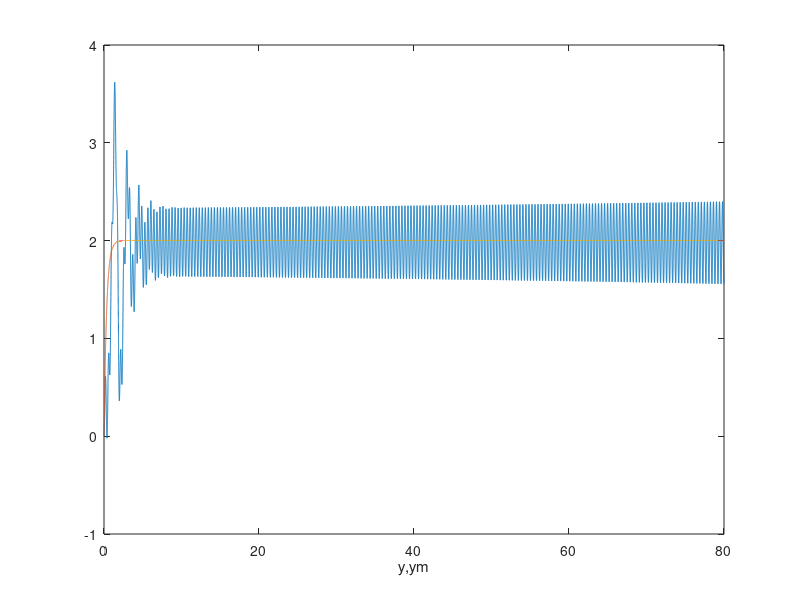
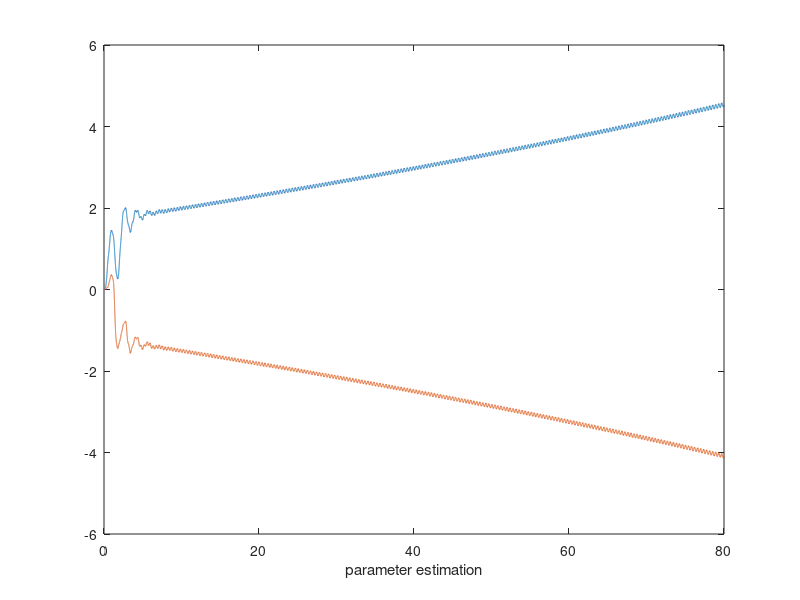

These charts were generated, in order, by the following MATLAB code:
%Example 8.7
%Model reference adaptive control
%Rohrs's example
%Tien 2002.01.18

close all
clear all

%sampling time
tmax=80;
dt=0.001;
n=round(tmax/dt);

%reference data
for i=1:n
   t(i)=(i-1)*dt;
   r(i)=2;
end;

%system & reference model parameters
ap=1;
bp=2;	%=kp
am=3;
bm=3;	%=km
a1=-(30+ap);
a2=-(30*ap+229);
a3=-229*ap;
a4=229*bp;

%Controller parameters
gamma=1;

%initial values
y(1)=0;
dy(1)=0;
d2y(1)=0;
ym(1)=0;
e(1)=0;
arh(1)=0;
ayh(1)=0;
u(1)=0;
ar=-bm/bp;
ay=(ap-am)/bp;

for i=2:n
   
   %system dynamics
   d2y(i)=(a1*d2y(i-1)+a2*dy(i-1)+a3*y(i-1)+a4*u(i-1))*dt+d2y(i-1);
   dy(i)=d2y(i-1)*dt+dy(i-1);
   y(i)=dy(i-1)*dt+y(i-1);
   y(i)=y(i)+0.005*sin(16.1*t(i));		%including measurement noise
   
   %refernce model dynamics
   ym(i)=(-am*ym(i-1)+bm*r(i-1))*dt+ym(i-1);
      
   %error dynamics
   e(i)=y(i)-ym(i);
      
   %adaptation laws
   arh(i)=(-sign(bp)*gamma*e(i-1)*r(i-1))*dt+arh(i-1);
   ayh(i)=(-sign(bp)*gamma*e(i-1)*y(i-1))*dt+ayh(i-1);
   
   %controller
   u(i)=arh(i)*r(i)+ayh(i)*y(i);
   
end;

plot(t,y,t,ym);				xlabel('y,ym');
figure;plot(t,arh,t,ayh);	xlabel('parameter estimation');
